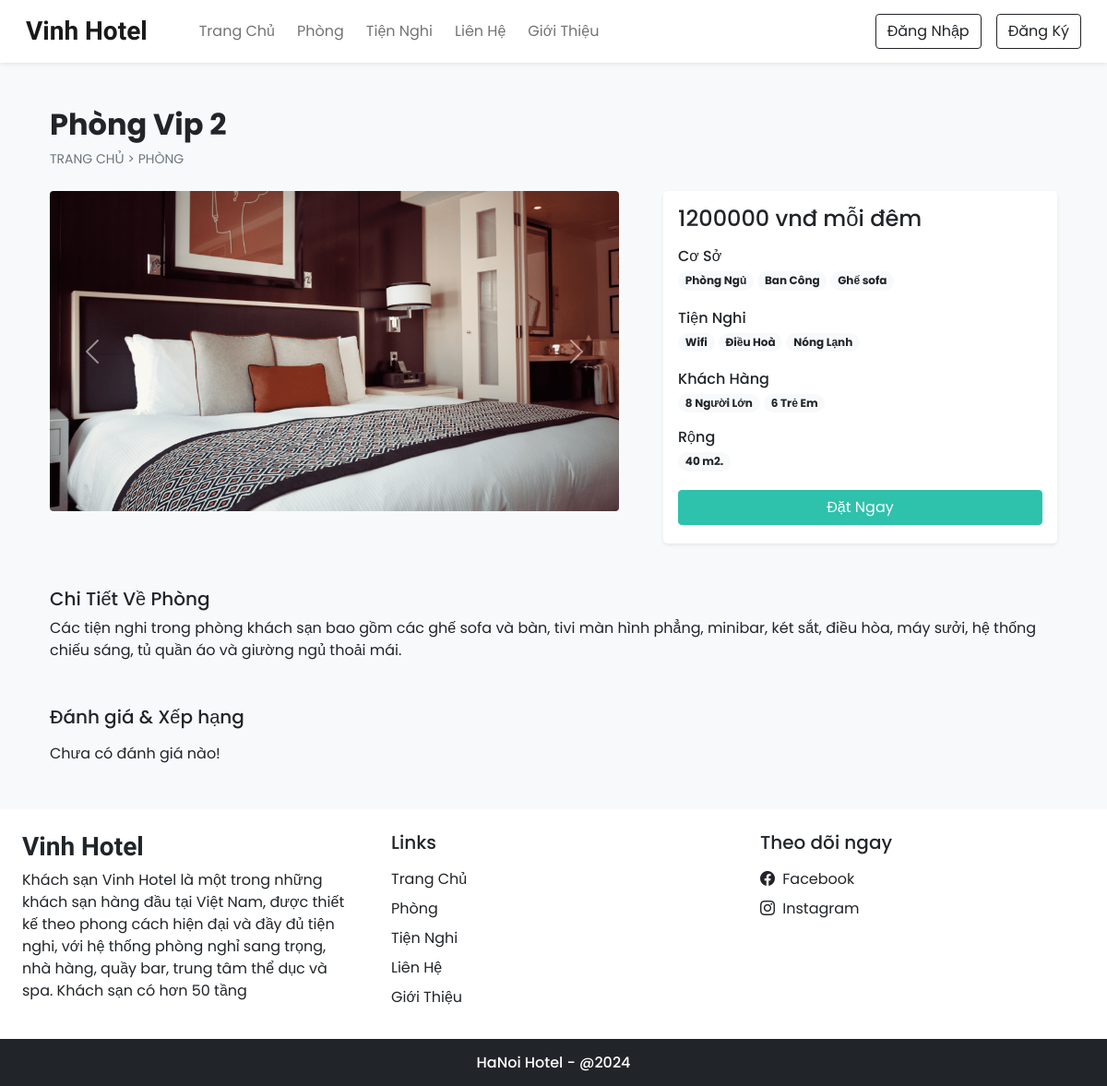
Page /room_details.php?id=5 on the committed database.
### tables this page shows
CREATE TABLE `settings` (
  `sr_no` int(11) NOT NULL,
  `site_title` varchar(50) NOT NULL,
  `site_about` varchar(250) NOT NULL,
  `shutdown` tinyint(1) NOT NULL
);

CREATE TABLE `rooms` (
  `id` int(11) NOT NULL,
  `name` varchar(150) NOT NULL,
  `area` int(11) NOT NULL,
  `price` int(11) NOT NULL,
  `quantity` int(11) NOT NULL,
  `adult` int(11) NOT NULL,
  `children` int(11) NOT NULL,
  `description` varchar(350) NOT NULL,
  `status` tinyint(4) NOT NULL DEFAULT 1,
  `removed` int(11) NOT NULL DEFAULT 0
);

CREATE TABLE `room_images` (
  `sr_no` int(11) NOT NULL,
  `room_id` int(11) NOT NULL,
  `image` varchar(150) NOT NULL,
  `thumb` tinyint(4) NOT NULL DEFAULT 0
);

CREATE TABLE `features` (
  `id` int(11) NOT NULL,
  `name` varchar(50) NOT NULL
);

CREATE TABLE `facilities` (
  `id` int(11) NOT NULL,
  `icon` varchar(100) NOT NULL,
  `name` varchar(50) NOT NULL,
  `description` varchar(250) NOT NULL
);

### admin/inc/db_config.php (called while the page is built, shortened)
<?php
  function select($sql,$values,$datatypes)
  {
    $con = $GLOBALS['con'];
    if($stmt = mysqli_prepare($con,$sql))
    {
      mysqli_stmt_bind_param($stmt,$datatypes,...$values);
      if(mysqli_stmt_execute($stmt)){
        $res = mysqli_stmt_get_result($stmt);
        return $res;
      }
      else{
        mysqli_stmt_close($stmt);
        die("Query cannot be executed - Select");
      }
    }
    else{
      die("Query cannot be prepared - Select");
    }
  }
?>

### room_details.php (the view, shortened to what this page needs)
<!DOCTYPE html>
<html lang="en">
<head>
  <?php require('inc/links.php'); ?>
</head>
<body class="bg-light">
  <?php require('inc/header.php'); ?>
  <?php
    $data = filteration($_GET);
    $room_res = select("SELECT * FROM `rooms` WHERE `id`=? AND `status`=? AND `removed`=?",[$data['id'],1,0],'iii');
    $room_data = mysqli_fetch_assoc($room_res);
  ?>
  <div class="container">
    <div class="row">
      <div class="col-12 my-5 mb-4 px-4">
        <h2 class="fw-bold"><?php echo $room_data['name'] ?></h2>
        <div style="font-size: 14px;">
          <a href="index.php" class="text-secondary text-decoration-none">TRANG CHỦ</a>
          <span class="text-secondary"> > </span>
          <a href="rooms.php" class="text-secondary text-decoration-none">PHÒNG</a>
        </div>
      </div>
      <div class="col-lg-7 col-md-12 px-4">
        <div id="roomCarousel" class="carousel slide" data-bs-ride="carousel">
          <div class="carousel-inner">
            <?php
              $room_img = ROOMS_IMG_PATH."thumbnail.jpg";
              $img_q = mysqli_query($con,"SELECT * FROM `room_images`
                WHERE `room_id`='$room_data[id]'");
              if(mysqli_num_rows($img_q)>0)
              {
                $active_class = 'active';
                while($img_res = mysqli_fetch_assoc($img_q))
                {
                  echo"
                    <div class='carousel-item $active_class'>
                      <img src='".ROOMS_IMG_PATH.$img_res['image']."' class='d-block w-100 rounded'>
                    </div>
                  ";
                  $active_class='';
                }
              }
              else{
                echo"<div class='carousel-item active'>
                  <img src='$room_img' class='d-block w-100'>
                </div>";
              }
            ?>
          </div>
          <button class="carousel-control-prev" type="button" data-bs-target="#roomCarousel" data-bs-slide="prev">
            <span class="carousel-control-prev-icon" aria-hidden="true"></span>
          </button>
          <button class="carousel-control-next" type="button" data-bs-target="#roomCarousel" data-bs-slide="next">
            <span class="carousel-control-next-icon" aria-hidden="true"></span>
          </button>
        </div>
      </div>
      <div class="col-lg-5 col-md-12 px-4">
        <div class="card mb-4 border-0 shadow-sm rounded-3">
          <div class="card-body">
            <?php
              echo<<<price
                <h4>$room_data[price] vnđ mỗi đêm</h4>
              price;
              $fea_q = mysqli_query($con,"SELECT f.name FROM `features` f
                INNER JOIN `room_features` rfea ON f.id = rfea.features_id
                WHERE rfea.room_id = '$room_data[id]'");
              $features_data = "";
              while($fea_row = mysqli_fetch_assoc($fea_q)){
                $features_data .="<span class='badge rounded-pill bg-light text-dark text-wrap me-1 mb-1'>
                  $fea_row[name]
                </span>";
              }
              echo<<<features
                <div class="mb-3">
                  <h6 class="mb-1">Cơ Sở</h6>
                  $features_data
                </div>
              features;
              $fac_q = mysqli_query($con,"SELECT f.name FROM `facilities` f
                INNER JOIN `room_facilities` rfac ON f.id = rfac.facilities_id
                WHERE rfac.room_id = '$room_data[id]'");
              $facilities_data = "";
              while($fac_row = mysqli_fetch_assoc($fac_q)){
                $facilities_data .="<span class='badge rounded-pill bg-light text-dark text-wrap me-1 mb-1'>
                  $fac_row[name]
                </span>";
              }
              echo<<<facilities
                <div class="mb-3">
                  <h6 class="mb-1">Tiện Nghi</h6>
                  $facilities_data
                </div>
              facilities;
              echo<<<guests
                <div class="mb-3">
                  <h6 class="mb-1">Khách Hàng</h6>
                  <span class="badge rounded-pill bg-light text-dark text-wrap">
                    $room_data[adult] Người Lớn
                  </span>
                  <span class="badge rounded-pill bg-light text-dark text-wrap">
                    $room_data[children] Trẻ Em
                  </span>
                </div>
              guests;
              echo<<<area
                <div class="mb-3">
                  <h6 class="mb-1">Rộng</h6>
                  <span class='badge rounded-pill bg-light text-dark text-wrap me-1 mb-1'>
                    $room_data[area] m2.
                  </span>
                </div>
              area;
              if(!$settings_r['shutdown']){
                $login=0;
                echo<<<book
                  <button onclick='checkLoginToBook($login,$room_data[id])' class="btn w-100 text-white custom-bg shadow-none mb-1">Đặt Ngay</button>
                book;
              }
            ?>
          </div>
        </div>
      </div>
      <div class="col-12 mt-4 px-4">
        <div class="mb-5">
          <h5>Chi Tiết Về Phòng</h5>
          <p>
            <?php echo $room_data['description'] ?>
          </p>
        </div>
        <div>
          <h5 class="mb-3">Đánh giá & Xếp hạng</h5>
          <?php
            $review_q = "SELECT rr.*,uc.name AS uname, uc.profile, r.name AS rname FROM `rating_review` rr
              INNER JOIN `user_cred` uc ON rr.user_id = uc.id
              INNER JOIN `rooms` r ON rr.room_id = r.id
              WHERE rr.room_id = '$room_data[id]'
              ORDER BY `sr_no` DESC LIMIT 15";
            $review_res = mysqli_query($con,$review_q);
            if(mysqli_num_rows($review_res)==0){
              echo 'Chưa có đánh giá nào!';
            }
          ?>
        </div>
      </div>
    </div>
  </div>
  <?php require('inc/footer.php'); ?>
</body>
</html>

### inc/links.php (shortened to what this page needs)
<link href="https://cdn.jsdelivr.net/npm/bootstrap@5.0.2/dist/css/bootstrap.min.css" rel="stylesheet">
<link rel="stylesheet" href="https://cdn.jsdelivr.net/npm/bootstrap-icons@1.9.1/font/bootstrap-icons.css">
<link rel="stylesheet" href="css/common.css">
<?php
  require('admin/inc/db_config.php');
  $contact_q = "SELECT * FROM `contact_details` WHERE `sr_no`=?";
  $settings_q = "SELECT * FROM `settings` WHERE `sr_no`=?";
  $values = [1];
  $contact_r = mysqli_fetch_assoc(select($contact_q,$values,'i'));
  $settings_r = mysqli_fetch_assoc(select($settings_q,$values,'i'));
?>

### inc/header.php (shortened to what this page needs)
<nav id="nav-bar" class="navbar navbar-expand-lg navbar-light bg-white px-lg-3 py-lg-2 shadow-sm sticky-top">
  <div class="container-fluid">
    <a class="navbar-brand me-5 fw-bold fs-3 h-font" href="index.php"><?php echo $settings_r['site_title'] ?></a>
    <div class="collapse navbar-collapse" id="navbarSupportedContent">
      <ul class="navbar-nav me-auto mb-2 mb-lg-0">
        <li class="nav-item">
          <a class="nav-link me-2" href="index.php">Trang Chủ</a>
        </li>
        <li class="nav-item">
          <a class="nav-link me-2" href="rooms.php">Phòng</a>
        </li>
        <li class="nav-item">
          <a class="nav-link me-2" href="facilities.php">Tiện Nghi</a>
        </li>
        <li class="nav-item">
          <a class="nav-link me-2" href="contact.php">Liên Hệ</a>
        </li>
        <li class="nav-item">
          <a class="nav-link" href="about.php">Giới Thiệu</a>
        </li>
      </ul>
      <div class="d-flex">
        <?php
          if(isset($_SESSION['login']) && $_SESSION['login']==true)
          {
            $path = USERS_IMG_PATH;
            echo<<<data
              <div class="btn-group">
                <button type="button" class="btn btn-outline-dark shadow-none dropdown-toggle" data-bs-toggle="dropdown" data-bs-display="static" aria-expanded="false">
                  <img src="$path$_SESSION[uPic]" style="width: 25px; height: 25px;" class="me-1 rounded-circle">
                  $_SESSION[uName]
                </button>
                <ul class="dropdown-menu dropdown-menu-lg-end">
                  <li><a class="dropdown-item" href="profile.php">Thông Tin</a></li>
                  <li><a class="dropdown-item" href="bookings.php">Phòng Đặt</a></li>
                  <li><a class="dropdown-item" href="logout.php">Đăng Xuất</a></li>
                </ul>
              </div>
            data;
          }
          else
          {
            echo<<<data
              <button type="button" class="btn btn-outline-dark shadow-none me-lg-3 me-2" data-bs-toggle="modal" data-bs-target="#loginModal">
                Đăng Nhập
              </button>
              <button type="button" class="btn btn-outline-dark shadow-none" data-bs-toggle="modal" data-bs-target="#registerModal">
                Đăng Ký
              </button>
            data;
          }
        ?>
      </div>
    </div>
  </div>
</nav>

### inc/footer.php (shortened to what this page needs)
<div class="container-fluid bg-white mt-5">
  <div class="row">
    <div class="col-lg-4 p-4">
      <h3 class="h-font fw-bold fs-3 mb-2"><?php echo $settings_r['site_title'] ?></h3>
      <p>
        <?php echo $settings_r['site_about'] ?>
      </p>
    </div>
    <div class="col-lg-4 p-4">
      <h5 class="mb-3">Links</h5>
      <a href="index.php" class="d-inline-block mb-2 text-dark text-decoration-none">Trang Chủ</a> <br>
      <a href="rooms.php" class="d-inline-block mb-2 text-dark text-decoration-none">Phòng</a> <br>
      <a href="facilities.php" class="d-inline-block mb-2 text-dark text-decoration-none">Tiện Nghi</a> <br>
      <a href="contact.php" class="d-inline-block mb-2 text-dark text-decoration-none">Liên Hệ</a> <br>
      <a href="about.php" class="d-inline-block mb-2 text-dark text-decoration-none">Giới Thiệu</a>
    </div>
    <div class="col-lg-4 p-4">
        <h5 class="mb-3">Theo dõi ngay</h5>
        <a href="<?php echo $contact_r['fb'] ?>" class="d-inline-block text-dark text-decoration-none mb-2">
          <i class="bi bi-facebook me-1"></i> Facebook
        </a><br>
        <a href="<?php echo $contact_r['insta'] ?>" class="d-inline-block text-dark text-decoration-none">
          <i class="bi bi-instagram me-1"></i> Instagram
        </a><br>
    </div>
  </div>
</div>
<h6 class="text-center bg-dark text-white p-3 m-0">HaNoi Hotel - @2024</h6>

### css/common.css (style rules this page uses)
:root { --teal: #2ec1ac; --teal_hover: #279e8c; }
* { font-family: 'Poppins', sans-serif; }
.h-font { font-family: 'Merienda', cursive; }
.custom-bg { background-color: var(--teal); border: 1px solid var(--teal); }

### rows in the picture
settings: site_title "Vinh Hotel", site_about "Khách sạn Vinh Hotel là một trong những khách sạn hàng đầu tại Việt Nam, được thiết kế theo phong cách hiện đại và đầy đủ tiện nghi, với hệ thống phòng nghỉ sang trọng, nhà hàng, quầy bar, trung tâm thể dục và spa. Khách sạn có hơn 50 tầng"
rooms: name "Phòng Vip 2", price "1200000", adult "8", children "6", area "40", description "Các tiện nghi trong phòng khách sạn bao gồm các ghế sofa và bàn, tivi màn hình phẳng, minibar, két sắt, điều hòa, máy sưởi, hệ thống chiếu sáng, tủ quần áo và giường ngủ thoải mái."
room_images: image (picture)
features: name "Phòng Ngủ"
features: name "Ban Công"
features: name "Ghế sofa"
facilities: name "Wifi"
facilities: name "Điều Hoà"
facilities: name "Nóng Lạnh"
